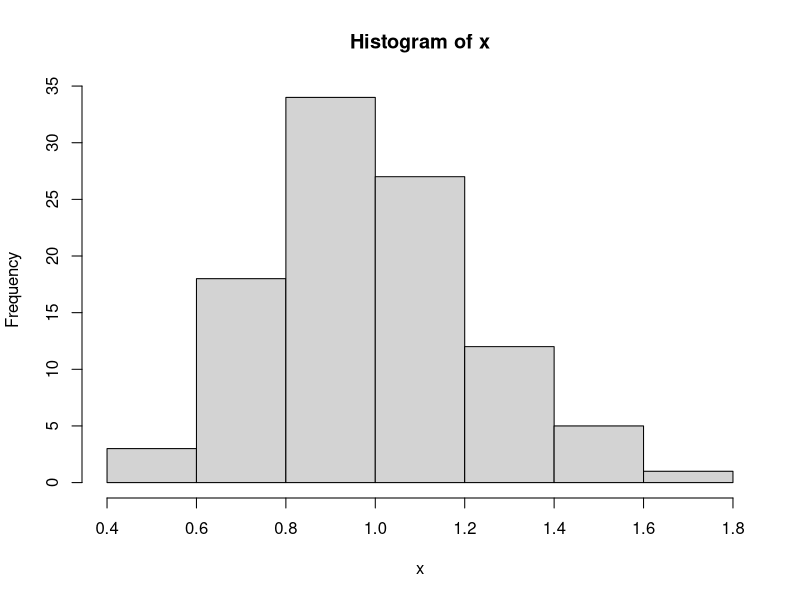
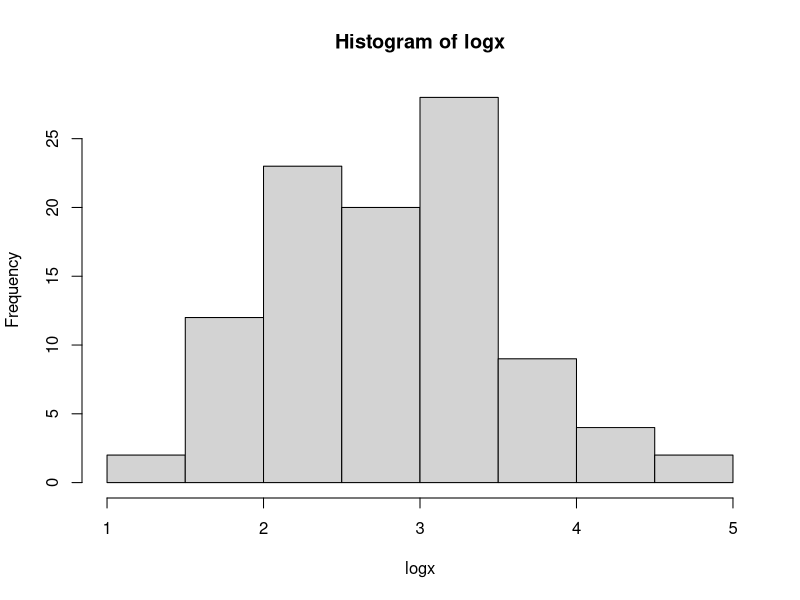

R code for these plots, in order:
## ---- chunk 1
knitr::opts_chunk$set(echo = TRUE)
## ---- chunk 2
library(ggplot2)
library(scales)
x = rnorm(100, mean = 1, sd = 0.25)
hist(x)
logx = rlnorm(100, meanlog = 1, sdlog = 0.25)
hist(logx)
